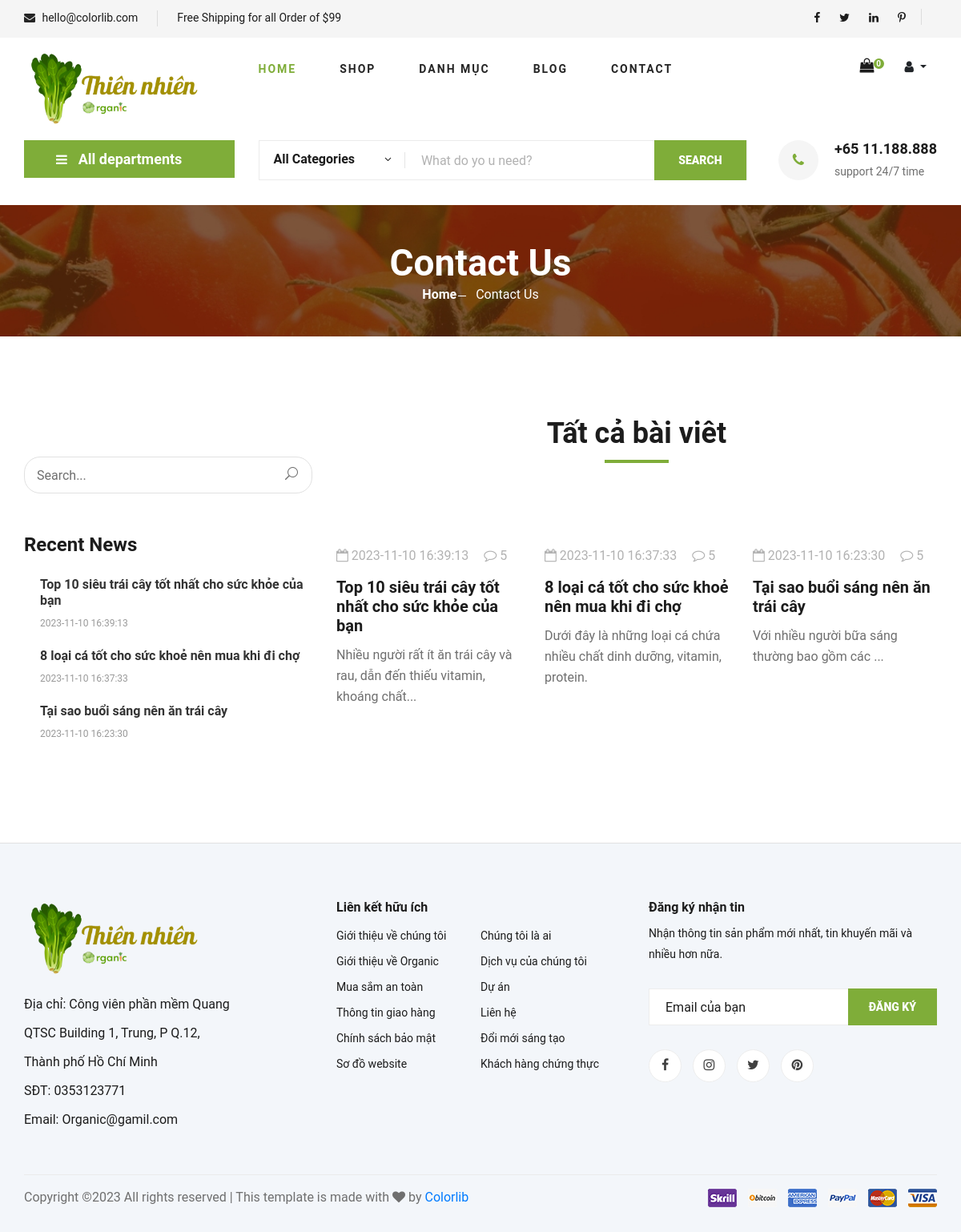
/index.php?mod=page&act=bloghome, run on the app's committed database.
### tables this page shows
CREATE TABLE `baiviet` (
  `MaBV` int NOT NULL,
  `TieuDe` varchar(50) NOT NULL,
  `HinhAnh` text NOT NULL,
  `HinhAnhDetail` text NOT NULL,
  `MoTaNgan` varchar(100) NOT NULL,
  `MoTa` text NOT NULL,
  `NgayViet` datetime NOT NULL DEFAULT CURRENT_TIMESTAMP,
  `MaDM` int NOT NULL
);

### model/m_pdo.php (called while the page is built, shortened)
<?php
function pdo_get_connection(){
    $dburl = "mysql:host=localhost;dbname=organic;charset=utf8";
    $username = 'root';
    $password = '';
    $conn = new PDO($dburl, $username, $password);
    $conn->setAttribute(PDO::ATTR_ERRMODE, PDO::ERRMODE_EXCEPTION);
    return $conn;
}
function pdo_query($sql){
    $sql_args = array_slice(func_get_args(), 1);
    try{
        $conn = pdo_get_connection();
        $stmt = $conn->prepare($sql);
        $stmt->execute($sql_args);
        $rows = $stmt->fetchAll();
        return $rows;
    }
    catch(PDOException $e){
        throw $e;
    }
    finally{
        unset($conn);
    }
}

### model/m_page.php (called while the page is built, shortened)
<?php
    include_once 'model/m_pdo.php';
    function page_blog(){
        return pdo_query("SELECT * FROM baiviet ORDER BY MaBV DESC LIMIT 3");
    }
?>

### view/v_page_homeblog.php (the view, shortened to what this page needs)
    <section class="hero hero-normal">
       <div class="container">
           <div class="row">
               <div class="col-lg-3">
                   <div class="hero__categories">
                       <div class="hero__categories__all">
                           <i class="fa fa-bars"></i>
                           <span>All departments</span>
                       </div>
                   </div>
               </div>
               <div class="col-lg-9">
                   <div class="hero__search">
                       <div class="hero__search__form">
                           <form action="#">
                               <div class="hero__search__categories">
                                   All Categories
                                   <span class="arrow_carrot-down"></span>
                               </div>
                               <input type="text" placeholder="What do yo u need?">
                               <button type="submit" class="site-btn">SEARCH</button>
                           </form>
                       </div>
                       <div class="hero__search__phone">
                           <div class="hero__search__phone__icon">
                               <i class="fa fa-phone"></i>
                           </div>
                           <div class="hero__search__phone__text">
                               <h5>+65 11.188.888</h5>
                               <span>support 24/7 time</span>
                           </div>
                       </div>
                   </div>
               </div>
           </div>
       </div>
   </section>
<section class="breadcrumb-section set-bg" data-setbg="view/img/breadcrumb.jpg">
       <div class="container">
           <div class="row">
               <div class="col-lg-12 text-center">
                   <div class="breadcrumb__text">
                       <h2>Contact Us</h2>
                       <div class="breadcrumb__option">
                           <a href="./index.html">Home</a>
                           <span>Contact Us</span>
                       </div>
                   </div>
               </div>
           </div>
       </div>
   </section>
<section class="blog-details spad">
       <div class="container">
           <div class="row">
               <div class="col-lg-4 col-md-5 order-md-1 order-2">
                   <div class="blog__sidebar">
                       <div class="blog__sidebar__search">
                           <form action="#">
                               <input type="text" placeholder="Search...">
                               <button type="submit"><span class="icon_search"></span></button>
                           </form>
                       </div>
                       <div class="blog__sidebar__item">
                           <h4>Recent News</h4>
                           <div class="blog__sidebar__recent">
                               <?php foreach($getbaiviet as $item): ?>
                                   <a href="#" class="blog__sidebar__recent__item">
                                       <div class="blog__sidebar__recent__item__text">
                                           <h6><?=$item['TieuDe']?></h6>
                                           <span><?=$item['NgayViet']?></span>
                                       </div>
                                   </a>
                               <?php endforeach; ?>
                           </div>
                       </div>
                   </div>
               </div>
               <div class="col-lg-8 col-md-7 order-md-1 order-1">
                   <div class="row">
               <div class="col-lg-12">
                   <div class="section-title related-blog-title">
                       <h2>Tất cả bài viêt</h2>
                   </div>
               </div>
           </div>
           <div class="row">
               <?php foreach($getbaiviet as $item): ?>
                   <div class="col-lg-4 col-md-4 col-sm-6">
                       <div class="blog__item">
                           <div class="blog__item__pic">
                           </div>
                           <div class="blog__item__text">
                               <ul>
                                   <li><i class="fa fa-calendar-o"></i> <?=$item['NgayViet']?></li>
                                   <li><i class="fa fa-comment-o"></i> 5</li>
                               </ul>
                               <h5><a href="index.php?mod=page&act=blog&MaBV=<?=$item['MaBV']?>"><?=$item['TieuDe']?></a></h5>
                               <p><?=$item['MoTaNgan']?></p>
                           </div>
                       </div>
                   </div>
               <?php endforeach; ?>
           </div>
               </div>
           </div>
       </div>
   </section>

### data on the page
baiviet: TieuDe "Top 10 siêu trái cây tốt nhất cho sức khỏe của bạn", NgayViet "2023-11-10 16:39:13", MoTaNgan "Nhiều người rất ít ăn trái cây và rau, dẫn đến thiếu vitamin, khoáng chất..."
baiviet: TieuDe "8 loại cá tốt cho sức khoẻ nên mua khi đi chợ", NgayViet "2023-11-10 16:37:33", MoTaNgan "Dưới đây là những loại cá chứa nhiều chất dinh dưỡng, vitamin, protein."
baiviet: TieuDe "Tại sao buổi sáng nên ăn trái cây", NgayViet "2023-11-10 16:23:30", MoTaNgan "Với nhiều người bữa sáng thường bao gồm các ..."

### other printed values
COUNT($_SESSION['mygiohang']) "0"
